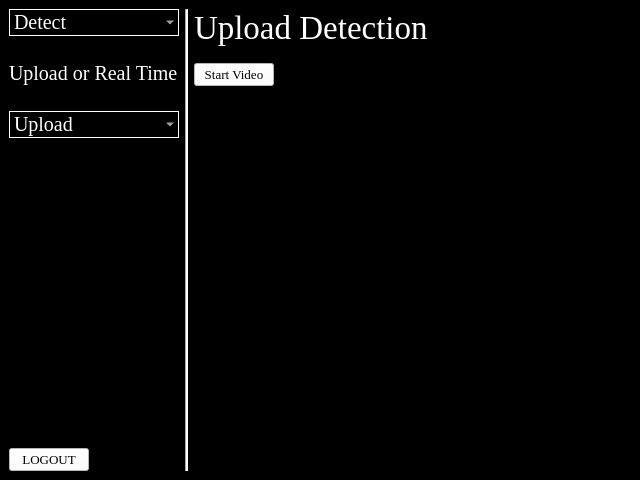
<?xml version="1.0" encoding="UTF-8"?>
<ui version="4.0">
 <class>MainWindow</class>
 <widget class="QMainWindow" name="MainWindow">
  <property name="geometry">
   <rect>
    <x>0</x>
    <y>0</y>
    <width>640</width>
    <height>480</height>
   </rect>
  </property>
  <property name="windowTitle">
   <string>MainWindow</string>
  </property>
  <widget class="QWidget" name="centralwidget">
   <property name="styleSheet">
    <string notr="true">background-color: rgb(0, 0, 0);</string>
   </property>
   <layout class="QGridLayout" name="gridLayout">
    <item row="0" column="2">
     <layout class="QVBoxLayout" name="verticalLayout_2">
      <item>
       <layout class="QVBoxLayout" name="verticalLayout_4">
        <item>
         <widget class="QLabel" name="titleText">
          <property name="font">
           <font>
            <family>Times New Roman</family>
            <pointsize>25</pointsize>
           </font>
          </property>
          <property name="styleSheet">
           <string notr="true">color: rgb(255, 255, 255);</string>
          </property>
          <property name="text">
           <string>Upload Detection</string>
          </property>
         </widget>
        </item>
        <item>
         <spacer name="verticalSpacer_7">
          <property name="orientation">
           <enum>Qt::Orientation::Vertical</enum>
          </property>
          <property name="sizeType">
           <enum>QSizePolicy::Policy::Minimum</enum>
          </property>
          <property name="sizeHint" stdset="0">
           <size>
            <width>20</width>
            <height>10</height>
           </size>
          </property>
         </spacer>
        </item>
        <item alignment="Qt::AlignmentFlag::AlignLeft">
         <widget class="QPushButton" name="searchButton">
          <property name="font">
           <font>
            <family>Times New Roman</family>
            <pointsize>10</pointsize>
           </font>
          </property>
          <property name="styleSheet">
           <string notr="true">background-color: rgb(255, 255, 255);</string>
          </property>
          <property name="text">
           <string>Start Video</string>
          </property>
         </widget>
        </item>
       </layout>
      </item>
      <item>
       <spacer name="verticalSpacer_6">
        <property name="orientation">
         <enum>Qt::Orientation::Vertical</enum>
        </property>
        <property name="sizeType">
         <enum>QSizePolicy::Policy::Expanding</enum>
        </property>
        <property name="sizeHint" stdset="0">
         <size>
          <width>20</width>
          <height>10</height>
         </size>
        </property>
       </spacer>
      </item>
     </layout>
    </item>
    <item row="0" column="1">
     <widget class="Line" name="line">
      <property name="styleSheet">
       <string notr="true">background-color: rgb(255, 255, 255);</string>
      </property>
      <property name="orientation">
       <enum>Qt::Orientation::Vertical</enum>
      </property>
     </widget>
    </item>
    <item row="0" column="0">
     <layout class="QVBoxLayout" name="verticalLayout">
      <item>
       <layout class="QVBoxLayout" name="verticalLayout_3">
        <item>
         <widget class="QComboBox" name="comboBox">
          <property name="font">
           <font>
            <family>Times New Roman</family>
            <pointsize>15</pointsize>
           </font>
          </property>
          <property name="styleSheet">
           <string notr="true">QComboBox {
    color: white;
    background-color: black;
    border: 1px solid white; 
	width: 150px;
}</string>
          </property>
          <item>
           <property name="text">
            <string>Detect</string>
           </property>
          </item>
          <item>
           <property name="text">
            <string>Main</string>
           </property>
          </item>
          <item>
           <property name="text">
            <string>Label</string>
           </property>
          </item>
          <item>
           <property name="text">
            <string>Train</string>
           </property>
          </item>
          <item>
           <property name="text">
            <string>Report</string>
           </property>
          </item>
          <item>
           <property name="text">
            <string>Admin</string>
           </property>
          </item>
         </widget>
        </item>
        <item>
         <spacer name="verticalSpacer_4">
          <property name="orientation">
           <enum>Qt::Orientation::Vertical</enum>
          </property>
          <property name="sizeType">
           <enum>QSizePolicy::Policy::Minimum</enum>
          </property>
          <property name="sizeHint" stdset="0">
           <size>
            <width>20</width>
            <height>20</height>
           </size>
          </property>
         </spacer>
        </item>
        <item>
         <widget class="QLabel" name="label_2">
          <property name="font">
           <font>
            <family>Times New Roman</family>
            <pointsize>15</pointsize>
           </font>
          </property>
          <property name="styleSheet">
           <string notr="true">color: rgb(255, 255, 255);</string>
          </property>
          <property name="text">
           <string>Upload or Real Time</string>
          </property>
         </widget>
        </item>
        <item>
         <spacer name="verticalSpacer_3">
          <property name="orientation">
           <enum>Qt::Orientation::Vertical</enum>
          </property>
          <property name="sizeType">
           <enum>QSizePolicy::Policy::Minimum</enum>
          </property>
          <property name="sizeHint" stdset="0">
           <size>
            <width>20</width>
            <height>20</height>
           </size>
          </property>
         </spacer>
        </item>
        <item>
         <widget class="QComboBox" name="menu">
          <property name="font">
           <font>
            <family>Times New Roman</family>
            <pointsize>15</pointsize>
           </font>
          </property>
          <property name="styleSheet">
           <string notr="true">QComboBox {
    color: white;
    background-color: black;
    border: 1px solid white; 
	width: 150px;
}</string>
          </property>
          <item>
           <property name="text">
            <string>Upload</string>
           </property>
          </item>
          <item>
           <property name="text">
            <string>Real Time</string>
           </property>
          </item>
         </widget>
        </item>
       </layout>
      </item>
      <item>
       <spacer name="verticalSpacer_2">
        <property name="orientation">
         <enum>Qt::Orientation::Vertical</enum>
        </property>
        <property name="sizeHint" stdset="0">
         <size>
          <width>20</width>
          <height>40</height>
         </size>
        </property>
       </spacer>
      </item>
      <item alignment="Qt::AlignmentFlag::AlignLeft|Qt::AlignmentFlag::AlignBottom">
       <widget class="QPushButton" name="logoutButton">
        <property name="font">
         <font>
          <family>Times New Roman</family>
          <pointsize>10</pointsize>
         </font>
        </property>
        <property name="styleSheet">
         <string notr="true">background-color: rgb(255, 255, 255);</string>
        </property>
        <property name="text">
         <string>LOGOUT</string>
        </property>
       </widget>
      </item>
     </layout>
    </item>
    <item row="0" column="6">
     <spacer name="horizontalSpacer">
      <property name="orientation">
       <enum>Qt::Orientation::Horizontal</enum>
      </property>
      <property name="sizeHint" stdset="0">
       <size>
        <width>40</width>
        <height>20</height>
       </size>
      </property>
     </spacer>
    </item>
   </layout>
  </widget>
 </widget>
 <resources/>
 <connections/>
</ui>
